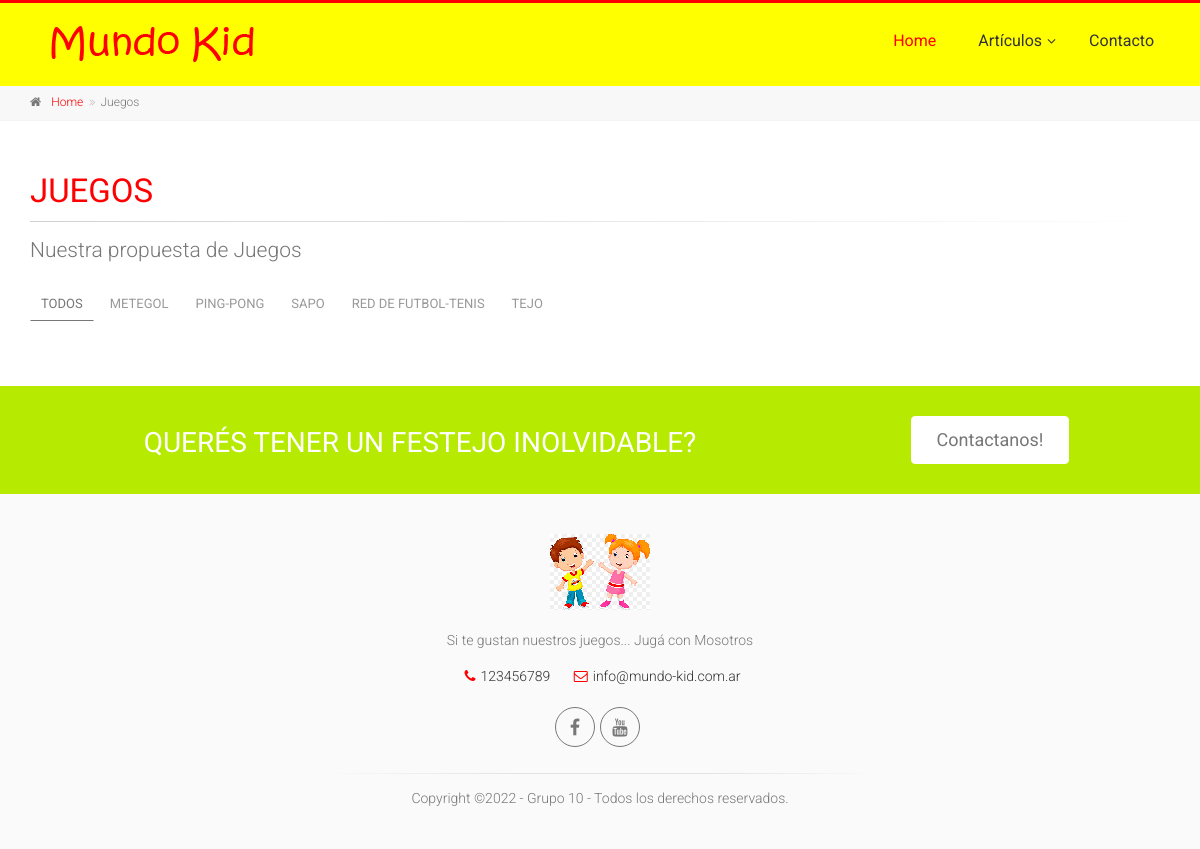
The app's page /juegos/, older data.
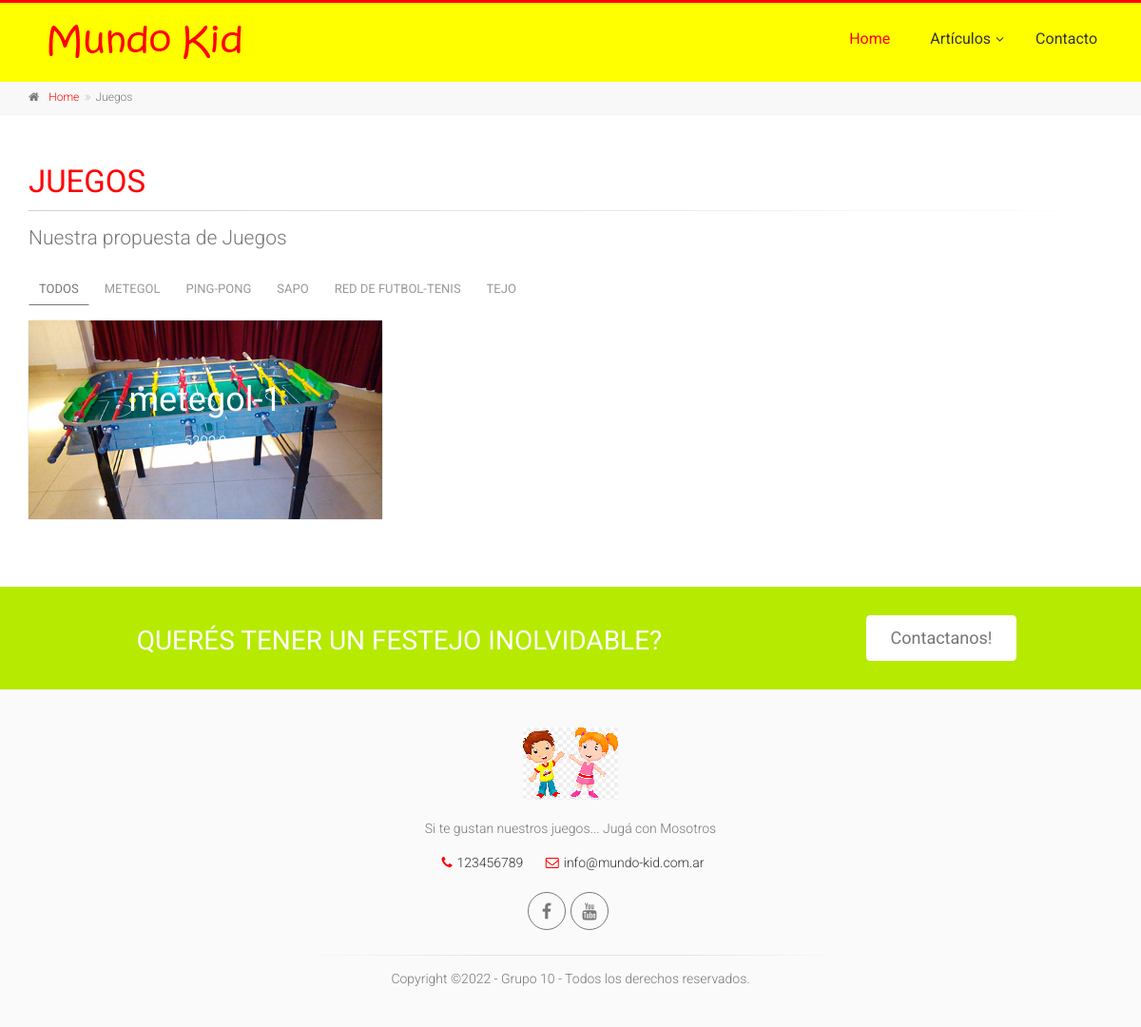
The same page, newer data.
### Articulos/models.py (models this page shows, shortened)
class Articulo(models.Model):
    id=models.BigIntegerField(primary_key=True,verbose_name="Id_Artículo")
    nombre=models.TextField(max_length=40)
    categoria=models.CharField(max_length=2)
    subcategoria=models.TextField(max_length=10)
    stock=models.IntegerField()
    precio=models.FloatField()
    imagen_url=models.ImageField(upload_to="articulos")
    class Meta:
        verbose_name ="articulo"
        verbose_name_plural="articulos"

### Articulos/views.py (the view)
# urls.py: path('juegos/',Articulos_views.juegos,name="juegos"),
def juegos(request):
    articulos=Articulo.objects.filter(categoria = 'ju')
    return render(request,"Articulos/juegos.html",{'articulos':articulos})

### Articulos/templates/Articulos/juegos.html
{% extends 'MundoKid/base.html' %}
{% block content %}
	        <div class="breadcrumb-container">
				<div class="container">
					<ol class="breadcrumb">
						<li><i class="fa fa-home pr-10"></i><a href="index.html">Home</a></li>
						<li class="active">Juegos</li>
					</ol>
				</div>
			</div>
			<section class="main-container">
				<div class="container">
					<div class="row">
						<div class="main col-md-12">
							<h1 class="page-title"><span>Juegos</span></h1>
							<div class="separator-2"></div>
							<p class="lead">Nuestra propuesta de Juegos</p>
							<div class="filters">
								<ul class="nav nav-pills">
									<li class="active"><a href="#" data-filter="*">Todos</a></li>
									<li><a href="#" data-filter=".metegol">Metegol</a></li>
									<li><a href="#" data-filter=".pingpong">Ping-Pong</a></li>
									<li><a href="#" data-filter=".sapo">Sapo</a></li>
									<li><a href="#" data-filter=".red">Red de Futbol-tenis</a></li>
									<li><a href="#" data-filter=".tejo">Tejo</a></li>
                                </ul>
							</div>
							<div class="isotope-container row grid-space-10">
                                 {% for articulo in articulos %}
								<div class="col-md-4 col-sm-6 isotope-item {{articulo.subcategoria}}">
									<div class="image-box txt-box bordered text-center mb-20">
										<div class="overlay-container">
											<img src="{{articulo.imagen_url.url}}" alt="Plaza Blanda">
											<div class="text">
												<h3>{{articulo.nombre}}</h3>
												<p>{{articulo.precio}}</p>
											</div>
										</div>
									</div>
								</div>
                                 {% endfor %}
                            </div>
						</div>
					</div>
				</div>
			</section>
{% endblock %}

Row changes from the older to the newer data that the page shows:
added Articulo: imagen_url (picture), nombre "metegol-1", precio "5200,0"
